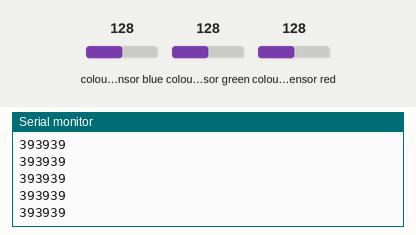
This sketch was run on a simulated Arduino MKR. Parts: the last lines printed to the serial monitor. Wiring (inferred from the names in the program): TCS3200 colour sensor: output D5; S2 D6; S3 D7; S0 D13; S1 D12. The inputs (shaded band) are chosen by the test bench; at power-on: colour sensor blue 128, colour sensor green 128, colour sensor red 128. WiFi joins after 1.5 s; servers stay silent unless stated.

Above: at 3.7 s.
3.8 s: colour sensor blue set to 5
At 3.82 s:
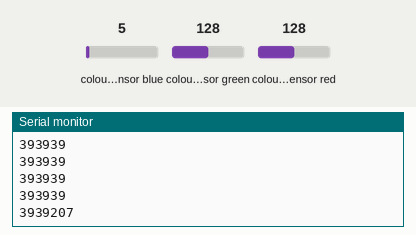
5.3 s: colour sensor green set to 5
At 5.34 s:
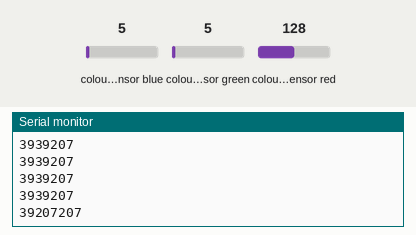
6.8 s: colour sensor red set to 5
At 6.86 s:
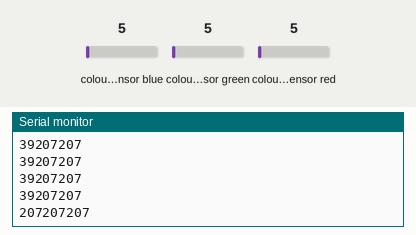
Timing chart, 0 to 9.8 s (numbered marks = the images above; inputs shaded):
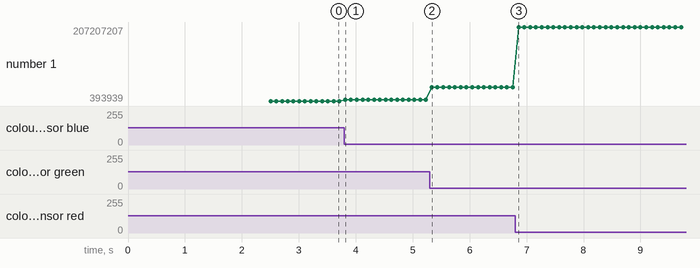

The sketch:

sketch_mar5a.ino
```cpp
#include <WiFiNINA.h>
WiFiUDP udpClient;

const char server[] = "10.23.11.100";
const int port = 7777;
const int localPort = 5000;

const char WIFI_SSID[] = "sandbox370";
const char WIFI_PASS[] = " ";
// const char WIFI_SSID[] = "Verizon_HZWY66";
// const char WIFI_PASS[] = "obtuse9-aye-dub";

// TCS230 or TCS3200 pins wiring to Arduino
#define S0 13
#define S1 12
#define S2 6
#define S3 7
#define sensorOut 5

// Stores frequency read by the photodiodes
int redFrequency = 0;
int greenFrequency = 0;
int blueFrequency = 0;

void setup() {
  // Setting the outputs
  pinMode(S0, OUTPUT);
  pinMode(S1, OUTPUT);
  pinMode(S2, OUTPUT);
  pinMode(S3, OUTPUT);

  // Setting the sensorOut as an input
  pinMode(sensorOut, INPUT);

  // Setting frequency scaling to 20%
  digitalWrite(S0,HIGH);
  digitalWrite(S1,LOW);

  // Begins serial communication
  Serial.begin(9600);
  while (!Serial);
  Serial.println("Started");

  //retry connection until WiFi is connected successfully
  while (WiFi.status() != WL_CONNECTED) {
    Serial.println("Attempting to connect to SSID: ");
    // Attempt connection to WPA/WPA2 network.
    WiFi.begin(WIFI_SSID, WIFI_PASS);
    delay(1000);
  }
  Serial.println("connected!");
  udpClient.begin(localPort);
}

char messageBuffer[256];

void loop() {
  //retry connection until WiFi is connected successfully
  while (WiFi.status() != WL_CONNECTED) {
    digitalWrite(LED_BUILTIN, LOW);
    Serial.println("Attempting to connect to SSID: ");
    // Attempt connection to WPA/WPA2 network.
    WiFi.begin(WIFI_SSID, WIFI_PASS);
    delay(1000);
  }

  digitalWrite(LED_BUILTIN, HIGH);

  // Setting RED (R) filtered photodiodes to be read
  digitalWrite(S2,LOW);
  digitalWrite(S3,LOW);

  // Reading the output frequency
  redFrequency = pulseIn(sensorOut, LOW);
  Serial.print(redFrequency);
  udpClient.beginPacket(server, port);
  udpClient.print(redFrequency);
  udpClient.print(",");

  // Setting GREEN (G) filtered photodiodes to be read
  digitalWrite(S2,HIGH);
  digitalWrite(S3,HIGH);

  // Reading the output frequency
  greenFrequency = pulseIn(sensorOut, LOW);
  Serial.print(greenFrequency);
  udpClient.print(greenFrequency);
  udpClient.print(",");

  // Setting BLUE (B) filtered photodiodes to be read
  digitalWrite(S2,LOW);
  digitalWrite(S3,HIGH);

  // Reading the output frequency
  blueFrequency = pulseIn(sensorOut, LOW);
  Serial.println(blueFrequency);
  udpClient.print(blueFrequency);
  udpClient.endPacket();
  delay(100);
}
```

Measured:
- after the input at 3.8 s, the serial monitor: prints a new line at once (image 1)
- after the input at 5.3 s, the serial monitor: prints a new line at once (image 2)
- after the input at 6.8 s, the serial monitor: prints a new line after 0.06 s (image 3)
- plotted number 1: 393939 → 3939207 after the input at 3.8 s, 3939207 → 39207207 after the input at 5.3 s, 39207207 → 207207207 after the input at 6.8 s
